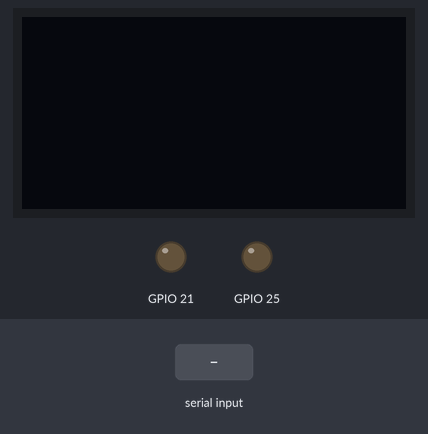
A sketch run on a simulated ESP32. On the bench: 128×64 one-colour display, output pins drawn as LEDs (lit = HIGH). The test bench sets the inputs (shaded band). Nothing arrives over Bluetooth unless stated.

Above: at 1.3 s.
1.4 s: "1\n" received over the second serial link
At 2.6 s:
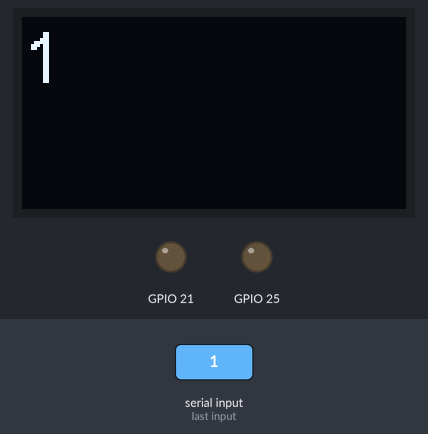
2.9 s: "0\n" received over the second serial link
At 3.8 s:
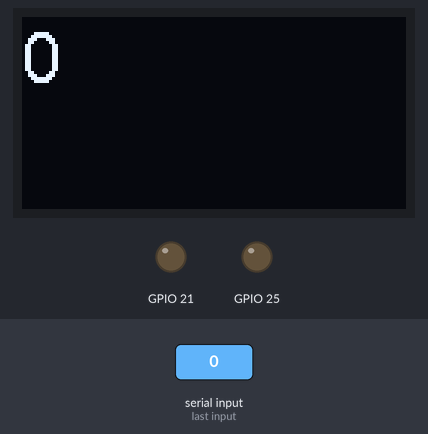
4.4 s: "2\n" received over the second serial link
At 5.0 s:
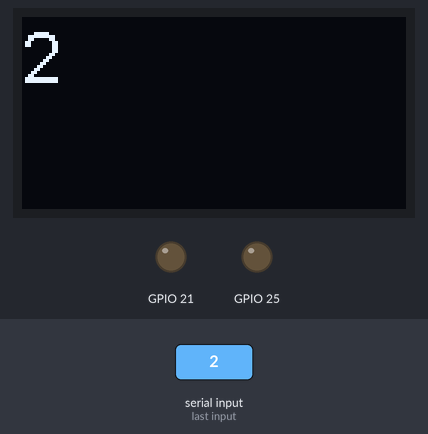
Timing chart, 0 to 7.4 s (numbered marks = the images above; inputs shaded):
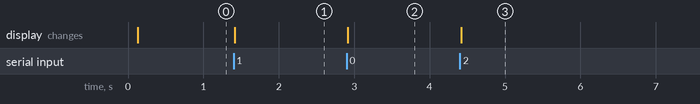

The sketch:

lora.ino
```cpp
#include <Wire.h>
#include "HT_SSD1306Wire.h"
#include "BluetoothSerial.h"

// Definindo o display OLED
SSD1306Wire factory_display(0x3c, 500000, SDA_OLED, SCL_OLED, GEOMETRY_128_64, RST_OLED);

// Definindo o Bluetooth
BluetoothSerial SerialBT;

// Variáveis para armazenar a mensagem recebida
String incomingMessage = "";

void VextON(void)
{
  pinMode(Vext, OUTPUT);
  digitalWrite(Vext, LOW);
}

void VextOFF(void) // Vext default OFF
{
  pinMode(Vext, OUTPUT);
  digitalWrite(Vext, HIGH);
}

void setup()
{
  Serial.begin(115200);
  VextON();
  delay(100);
  factory_display.init();
  factory_display.clear();
  factory_display.display();

  // Inicializando o Bluetooth
  SerialBT.begin("ESP32_Bluetooth"); // Nome do dispositivo Bluetooth

  // Configurando o LED
  pinMode(LED, OUTPUT);
  digitalWrite(LED, LOW);
}

void loop()
{
  // Verificando se há dados recebidos via Bluetooth
  if (SerialBT.available()) {
    char incomingChar = SerialBT.read();
    if (incomingChar == '\n') { // Se receber uma nova linha, atualiza a mensagem no display
      updateDisplay();
      incomingMessage = ""; // Limpa a mensagem após atualizar o display
    } else {
      incomingMessage += incomingChar; // Adiciona o caractere à mensagem
    }
  }
}

void updateDisplay() {
  factory_display.clear();

  // Definindo tamanhos de fonte disponíveis
  const uint8_t* fonts[] = {ArialMT_Plain_10, ArialMT_Plain_16, ArialMT_Plain_24};

  // Determinando o tamanho da fonte com base no comprimento da mensagem
  int fontSizeIndex = 0; // Índice inicial da fonte (a menor disponível)
  int messageLength = incomingMessage.length();

  if (messageLength > 32) { // Se o comprimento da mensagem for maior que 20 caracteres
    fontSizeIndex = 0; // Usar a maior fonte disponível
  } else if (messageLength > 14) { // Se o comprimento da mensagem for maior que 10 caracteres
    fontSizeIndex = 1; // Usar a fonte média disponível
  } else{
    fontSizeIndex = 2;
  }

  // Aplicando a fonte e alinhamento ao display
  factory_display.setFont(fonts[fontSizeIndex]);
  factory_display.setTextAlignment(TEXT_ALIGN_LEFT);
  factory_display.drawStringMaxWidth(0, 0, 128, incomingMessage); // Exibe a mensagem no display
  factory_display.display();
}
```

Measured:
- after the input at 1.4 s, the display: changes at once (image 1)
- after the input at 2.9 s, the display: changes at once (image 2)
- after the input at 4.4 s, the display: changes at once (image 3)
